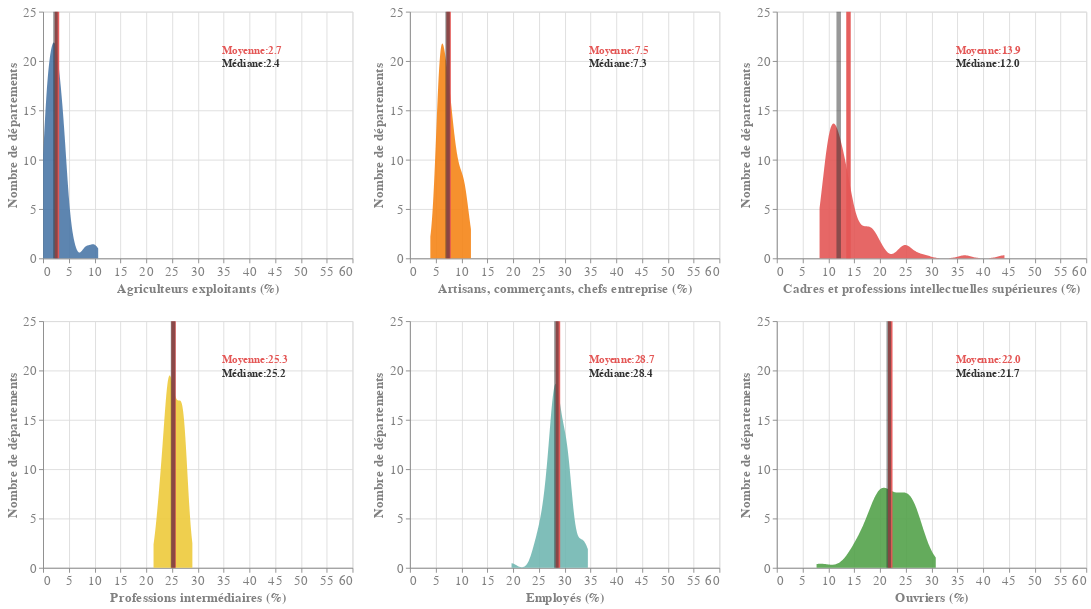

Notebook code cell kept with this figure:
### Code cell
alt.vconcat(
    alt.hconcat(vc_1, vc_2, vc_3), alt.hconcat(vc_4, vc_5, vc_6)
).configure_legend(
    titleFontSize=14,
    labelFontSize=13,
    labelColor=EnvVar.template["LEG_LABEL_COL"],
    titleColor=EnvVar.template["LEG_TITLE_COL"],
    titleLimit=500,
    titlePadding=7,
    direction="horizontal",
    orient="bottom",
    columnPadding=10,
    columns=2,
    rowPadding=12,
    symbolType="square",
).configure_title(
    fontSize=17, color="gray"
).resolve_scale(
    color="independent"
).configure_axis(
    labelFontSize=15,
    titleFontSize=15,
    labelColor="gray",
    titleColor="gray",
)
